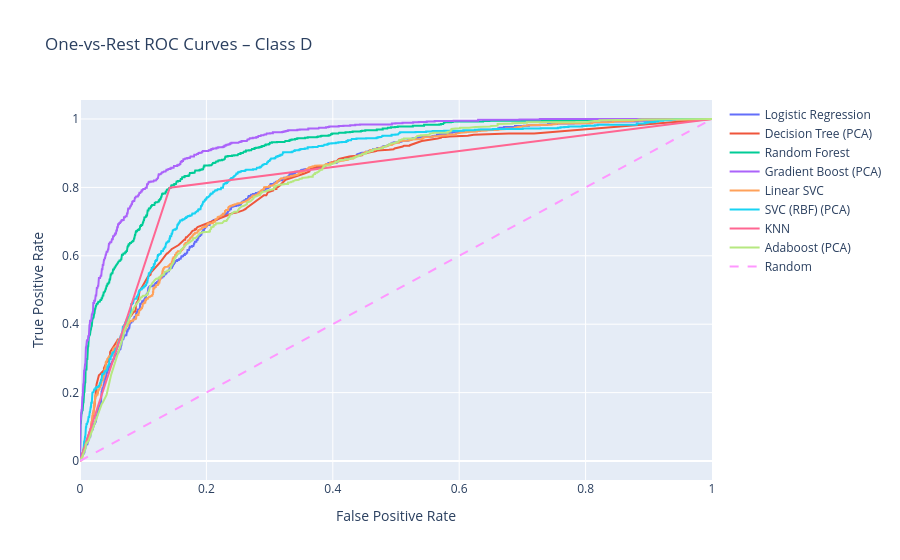
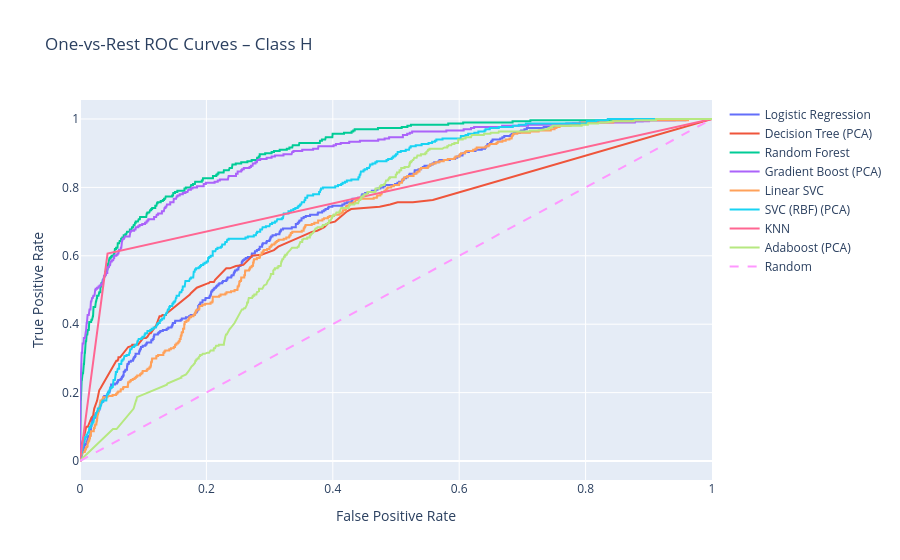
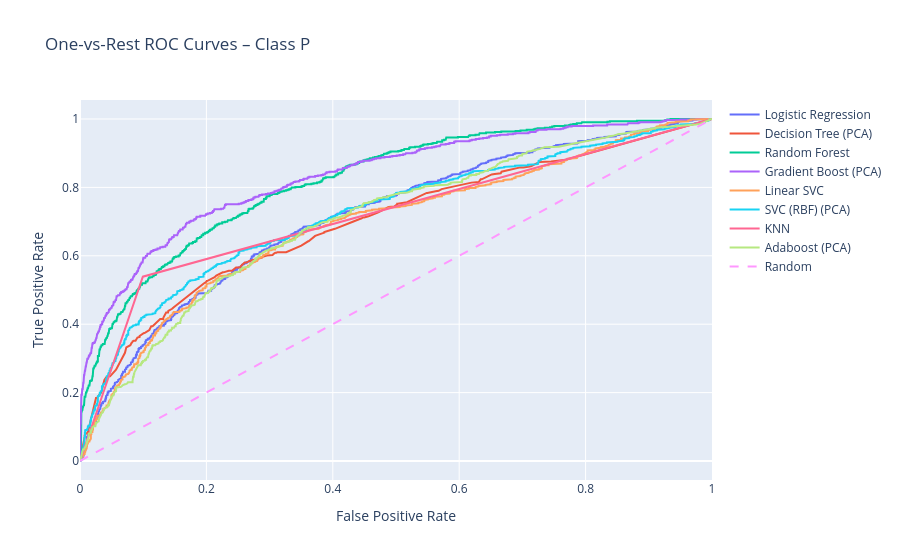
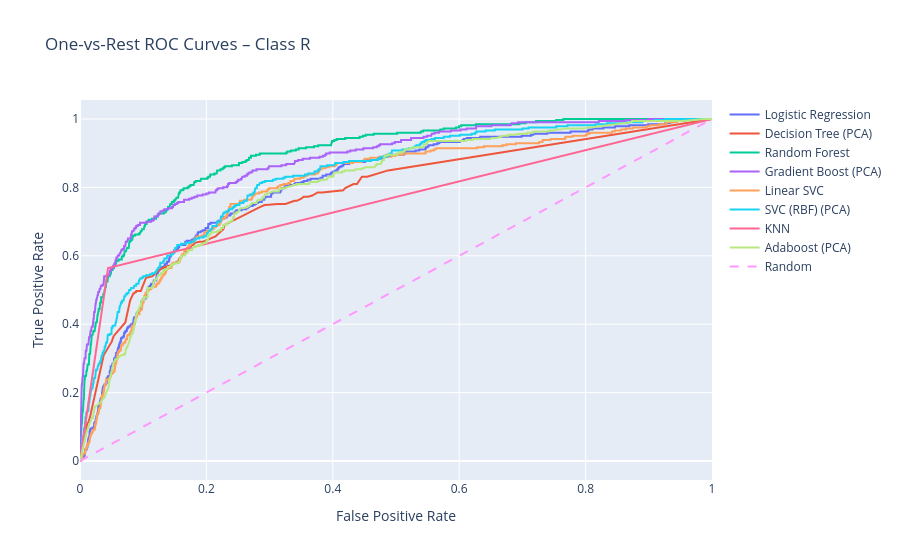

Notebook code cell kept with these figures, in order:
### Code cell
plot_per_class_roc(results, classes)

### Figure 1 — Plotly figure (JSON) as saved in the notebook; plotly's stock layout.template omitted (floating-point values rounded to 4 significant figures; data arrays with more than 128 entries replaced by an {"elided": "..."} marker saying what was removed)
{"data": [{"mode": "lines", "name": "Logistic Regression", "type": "scatter", "x": {"elided": "880 float values"}, "y": {"elided": "880 float values"}}, {"mode": "lines", "name": "Decision Tree (PCA)", "type": "scatter", "x": {"elided": "154 float values"}, "y": {"elided": "154 float values"}}, {"mode": "lines", "name": "Random Forest", "type": "scatter", "x": {"elided": "620 float values"}, "y": {"elided": "620 float values"}}, {"mode": "lines", "name": "Gradient Boost (PCA)", "type": "scatter", "x": {"elided": "528 float values"}, "y": {"elided": "528 float values"}}, {"mode": "lines", "name": "Linear SVC", "type": "scatter", "x": {"elided": "872 float values"}, "y": {"elided": "872 float values"}}, {"mode": "lines", "name": "SVC (RBF) (PCA)", "type": "scatter", "x": {"elided": "776 float values"}, "y": {"elided": "776 float values"}}, {"mode": "lines", "name": "KNN", "type": "scatter", "x": [0.0, 0.1421, 1.0], "y": [0.0, 0.7993, 1.0]}, {"mode": "lines", "name": "Adaboost (PCA)", "type": "scatter", "x": {"elided": "773 float values"}, "y": {"elided": "773 float values"}}, {"line": {"dash": "dash"}, "mode": "lines", "name": "Random", "type": "scatter", "x": [0, 1], "y": [0, 1]}], "layout": {"title": {"text": "One-vs-Rest ROC Curves – Class D"}, "xaxis": {"title": {"text": "False Positive Rate"}}, "yaxis": {"title": {"text": "True Positive Rate"}}}}

### Figure 2 — Plotly figure (JSON) as saved in the notebook; plotly's stock layout.template omitted (floating-point values rounded to 4 significant figures; data arrays with more than 128 entries replaced by an {"elided": "..."} marker saying what was removed)
{"data": [{"mode": "lines", "name": "Logistic Regression", "type": "scatter", "x": {"elided": "521 float values"}, "y": {"elided": "521 float values"}}, {"mode": "lines", "name": "Decision Tree (PCA)", "type": "scatter", "x": [0.0, 0.001878, 0.003005, 0.003757, 0.004132, 0.004884, 0.007137, 0.007513, 0.008264, 0.00864, 0.00864, 0.009016, 0.009767, 0.0124, 0.0139, 0.01427, 0.01766, 0.01803, 0.02104, 0.02104, 0.02254, 0.02517, 0.02667, 0.02705, 0.03043, 0.03118, 0.03193, 0.03231, 0.03268, 0.05748, 0.05935, 0.06011, 0.06048, 0.06086, 0.06349, 0.07626, 0.08227, 0.08264, 0.08302, 0.0849, 0.08565, 0.09091, 0.09166, 0.1003, 0.1044, 0.1067, 0.1089, 0.1101, 0.1108, 0.1119, 0.1206, 0.1258, 0.1273, 0.1289, 0.1304, 0.1326, 0.1341, 0.136, 0.136, 0.1476, 0.1732, 0.1739, 0.1751, 0.1769, 0.1848, 0.2029, 0.2036, 0.2059, 0.2074, 0.2081, 0.2085, 0.2119, 0.2137, 0.2314, 0.2348, 0.237, 0.2468, 0.2585, 0.2693, 0.272, 0.287, 0.3047, 0.3069, 0.3137, 0.367, 0.3753, 0.3866, 0.3933, 0.3956, 0.4035, 0.4166, 0.4226, 0.429, 0.4741, 0.4906, 0.5026, 0.5267, 0.5582, 1.0], "y": [0.0, 0.01333, 0.05, 0.05333, 0.05667, 0.06333, 0.07667, 0.08, 0.08, 0.08, 0.08667, 0.09, 0.1, 0.1, 0.1067, 0.11, 0.1267, 0.1267, 0.1333, 0.1367, 0.1533, 0.17, 0.1733, 0.1767, 0.2067, 0.21, 0.21, 0.21, 0.2133, 0.2933, 0.2933, 0.2967, 0.2967, 0.3033, 0.3033, 0.3333, 0.3367, 0.34, 0.34, 0.34, 0.34, 0.34, 0.34, 0.36, 0.36, 0.3633, 0.3733, 0.3733, 0.3733, 0.3733, 0.3967, 0.4233, 0.4233, 0.4233, 0.4267, 0.4267, 0.4267, 0.4267, 0.43, 0.4467, 0.4833, 0.4867, 0.49, 0.4933, 0.5067, 0.52, 0.52, 0.5233, 0.5233, 0.5233, 0.5233, 0.5233, 0.53, 0.5633, 0.5633, 0.5633, 0.57, 0.5733, 0.5933, 0.6, 0.6033, 0.6133, 0.6167, 0.6267, 0.67, 0.6733, 0.6833, 0.6967, 0.6967, 0.7, 0.72, 0.73, 0.7367, 0.7433, 0.75, 0.7567, 0.7567, 0.7633, 1.0]}, {"mode": "lines", "name": "Random Forest", "type": "scatter", "x": {"elided": "348 float values"}, "y": {"elided": "348 float values"}}, {"mode": "lines", "name": "Gradient Boost (PCA)", "type": "scatter", "x": {"elided": "336 float values"}, "y": {"elided": "336 float values"}}, {"mode": "lines", "name": "Linear SVC", "type": "scatter", "x": {"elided": "499 float values"}, "y": {"elided": "499 float values"}}, {"mode": "lines", "name": "SVC (RBF) (PCA)", "type": "scatter", "x": {"elided": "497 float values"}, "y": {"elided": "497 float values"}}, {"mode": "lines", "name": "KNN", "type": "scatter", "x": [0.0, 0.04358, 1.0], "y": [0.0, 0.6067, 1.0]}, {"mode": "lines", "name": "Adaboost (PCA)", "type": "scatter", "x": {"elided": "705 float values"}, "y": {"elided": "705 float values"}}, {"line": {"dash": "dash"}, "mode": "lines", "name": "Random", "type": "scatter", "x": [0, 1], "y": [0, 1]}], "layout": {"title": {"text": "One-vs-Rest ROC Curves – Class H"}, "xaxis": {"title": {"text": "False Positive Rate"}}, "yaxis": {"title": {"text": "True Positive Rate"}}}}

### Figure 3 — Plotly figure (JSON) as saved in the notebook; plotly's stock layout.template omitted (floating-point values rounded to 4 significant figures; data arrays with more than 128 entries replaced by an {"elided": "..."} marker saying what was removed)
{"data": [{"mode": "lines", "name": "Logistic Regression", "type": "scatter", "x": {"elided": "870 float values"}, "y": {"elided": "870 float values"}}, {"mode": "lines", "name": "Decision Tree (PCA)", "type": "scatter", "x": {"elided": "162 float values"}, "y": {"elided": "162 float values"}}, {"mode": "lines", "name": "Random Forest", "type": "scatter", "x": {"elided": "724 float values"}, "y": {"elided": "724 float values"}}, {"mode": "lines", "name": "Gradient Boost (PCA)", "type": "scatter", "x": {"elided": "720 float values"}, "y": {"elided": "720 float values"}}, {"mode": "lines", "name": "Linear SVC", "type": "scatter", "x": {"elided": "877 float values"}, "y": {"elided": "877 float values"}}, {"mode": "lines", "name": "SVC (RBF) (PCA)", "type": "scatter", "x": {"elided": "837 float values"}, "y": {"elided": "837 float values"}}, {"mode": "lines", "name": "KNN", "type": "scatter", "x": [0.0, 0.09944, 1.0], "y": [0.0, 0.539, 1.0]}, {"mode": "lines", "name": "Adaboost (PCA)", "type": "scatter", "x": {"elided": "843 float values"}, "y": {"elided": "843 float values"}}, {"line": {"dash": "dash"}, "mode": "lines", "name": "Random", "type": "scatter", "x": [0, 1], "y": [0, 1]}], "layout": {"title": {"text": "One-vs-Rest ROC Curves – Class P"}, "xaxis": {"title": {"text": "False Positive Rate"}}, "yaxis": {"title": {"text": "True Positive Rate"}}}}

### Figure 4 — Plotly figure (JSON) as saved in the notebook; plotly's stock layout.template omitted (floating-point values rounded to 4 significant figures; data arrays with more than 128 entries replaced by an {"elided": "..."} marker saying what was removed)
{"data": [{"mode": "lines", "name": "Logistic Regression", "type": "scatter", "x": {"elided": "515 float values"}, "y": {"elided": "515 float values"}}, {"mode": "lines", "name": "Decision Tree (PCA)", "type": "scatter", "x": [0.0, 0.002656, 0.003414, 0.004552, 0.004932, 0.004932, 0.005311, 0.00607, 0.007208, 0.008725, 0.01138, 0.01214, 0.0129, 0.01442, 0.01442, 0.0148, 0.03756, 0.05046, 0.05046, 0.05083, 0.05159, 0.05197, 0.05273, 0.05311, 0.05577, 0.05653, 0.07132, 0.0717, 0.07929, 0.08118, 0.0827, 0.0846, 0.08574, 0.08612, 0.08763, 0.08801, 0.08877, 0.08915, 0.09446, 0.09636, 0.0975, 0.1039, 0.1047, 0.1062, 0.1142, 0.1256, 0.1259, 0.1271, 0.1278, 0.1396, 0.1404, 0.1423, 0.1533, 0.1544, 0.1552, 0.1571, 0.1813, 0.1821, 0.1889, 0.1893, 0.1923, 0.1946, 0.2143, 0.2253, 0.2269, 0.2288, 0.2815, 0.2826, 0.2838, 0.2845, 0.2921, 0.2936, 0.313, 0.3251, 0.3395, 0.3403, 0.3429, 0.3502, 0.3539, 0.3608, 0.3676, 0.3759, 0.3832, 0.4165, 0.4192, 0.4226, 0.4329, 0.4382, 0.4461, 0.4545, 0.4666, 0.4772, 0.4875, 1.0], "y": [0.0, 0.01227, 0.03374, 0.05521, 0.05521, 0.06442, 0.07362, 0.07362, 0.07362, 0.07362, 0.1104, 0.1135, 0.1135, 0.1135, 0.1196, 0.1196, 0.3098, 0.3466, 0.3497, 0.3528, 0.362, 0.362, 0.362, 0.365, 0.3712, 0.3712, 0.4049, 0.4049, 0.4693, 0.4785, 0.4847, 0.4908, 0.4908, 0.4908, 0.4939, 0.4939, 0.4939, 0.4969, 0.4969, 0.4969, 0.5031, 0.5368, 0.5368, 0.5368, 0.5399, 0.5583, 0.5583, 0.5613, 0.5613, 0.5706, 0.5706, 0.5706, 0.5828, 0.5828, 0.5828, 0.592, 0.638, 0.638, 0.6411, 0.6411, 0.6411, 0.6411, 0.6564, 0.6748, 0.6779, 0.6902, 0.7393, 0.7423, 0.7423, 0.7423, 0.7485, 0.7485, 0.7515, 0.7515, 0.7607, 0.7607, 0.7607, 0.7669, 0.773, 0.773, 0.7761, 0.7853, 0.7853, 0.7914, 0.7975, 0.8006, 0.8098, 0.8098, 0.8313, 0.8313, 0.8374, 0.8436, 0.8497, 1.0]}, {"mode": "lines", "name": "Random Forest", "type": "scatter", "x": {"elided": "386 float values"}, "y": {"elided": "386 float values"}}, {"mode": "lines", "name": "Gradient Boost (PCA)", "type": "scatter", "x": {"elided": "364 float values"}, "y": {"elided": "364 float values"}}, {"mode": "lines", "name": "Linear SVC", "type": "scatter", "x": {"elided": "511 float values"}, "y": {"elided": "511 float values"}}, {"mode": "lines", "name": "SVC (RBF) (PCA)", "type": "scatter", "x": {"elided": "462 float values"}, "y": {"elided": "462 float values"}}, {"mode": "lines", "name": "KNN", "type": "scatter", "x": [0.0, 0.04439, 1.0], "y": [0.0, 0.5644, 1.0]}, {"mode": "lines", "name": "Adaboost (PCA)", "type": "scatter", "x": {"elided": "748 float values"}, "y": {"elided": "748 float values"}}, {"line": {"dash": "dash"}, "mode": "lines", "name": "Random", "type": "scatter", "x": [0, 1], "y": [0, 1]}], "layout": {"title": {"text": "One-vs-Rest ROC Curves – Class R"}, "xaxis": {"title": {"text": "False Positive Rate"}}, "yaxis": {"title": {"text": "True Positive Rate"}}}}
